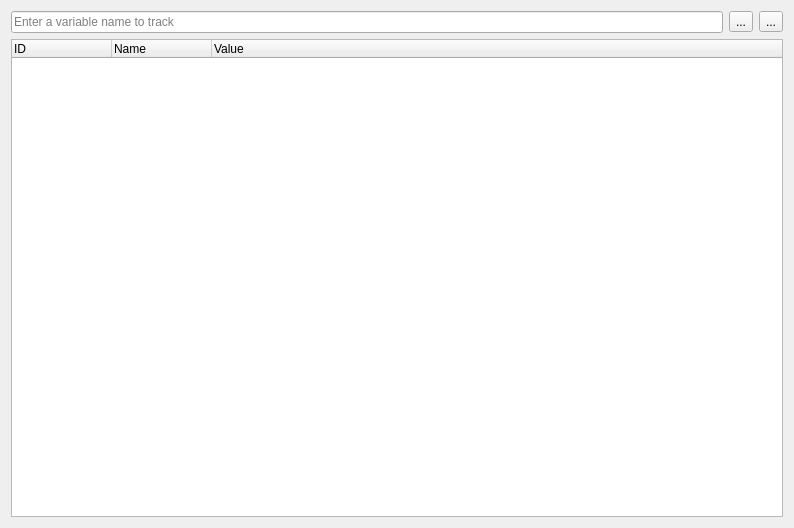
<?xml version="1.0" encoding="UTF-8"?>
<ui version="4.0">
 <class>SeerVariableTrackerBrowserWidgetForm</class>
 <widget class="QWidget" name="SeerVariableTrackerBrowserWidgetForm">
  <property name="geometry">
   <rect>
    <x>0</x>
    <y>0</y>
    <width>794</width>
    <height>528</height>
   </rect>
  </property>
  <property name="windowTitle">
   <string>Form</string>
  </property>
  <layout class="QGridLayout" name="gridLayout">
   <item row="0" column="0">
    <layout class="QHBoxLayout" name="horizontalLayout">
     <item>
      <widget class="QLineEdit" name="variableAddLineEdit">
       <property name="toolTip">
        <string>Add a variable to track.</string>
       </property>
       <property name="placeholderText">
        <string>Enter a variable name to track</string>
       </property>
       <property name="clearButtonEnabled">
        <bool>true</bool>
       </property>
      </widget>
     </item>
     <item>
      <widget class="QToolButton" name="variableDeleteToolButton">
       <property name="toolTip">
        <string>Delete selected variables.</string>
       </property>
       <property name="text">
        <string>...</string>
       </property>
       <property name="icon">
        <iconset resource="../SeeDataStructureRc.qrc">
         <normaloff>:/resources/RelaxLightIcons/list-remove.svg</normaloff>:/resources/RelaxLightIcons/list-remove.svg</iconset>
       </property>
      </widget>
     </item>
     <item>
      <widget class="QToolButton" name="variableDeleteAllToolButton">
       <property name="toolTip">
        <string>Delete all variables.</string>
       </property>
       <property name="text">
        <string>...</string>
       </property>
       <property name="icon">
        <iconset resource="../SeeDataStructureRc.qrc">
         <normaloff>:/resources/RelaxLightIcons/edit-delete.svg</normaloff>:/resources/RelaxLightIcons/edit-delete.svg</iconset>
       </property>
      </widget>
     </item>
    </layout>
   </item>
   <item row="1" column="0">
    <widget class="QTreeWidget" name="variablesTreeWidget">
     <property name="columnCount">
      <number>3</number>
     </property>
     <column>
      <property name="text">
       <string>ID</string>
      </property>
     </column>
     <column>
      <property name="text">
       <string>Name</string>
      </property>
     </column>
     <column>
      <property name="text">
       <string>Value</string>
      </property>
     </column>
    </widget>
   </item>
  </layout>
 </widget>
 <resources>
  <include location="../SeeDataStructureRc.qrc"/>
 </resources>
 <connections/>
</ui>
